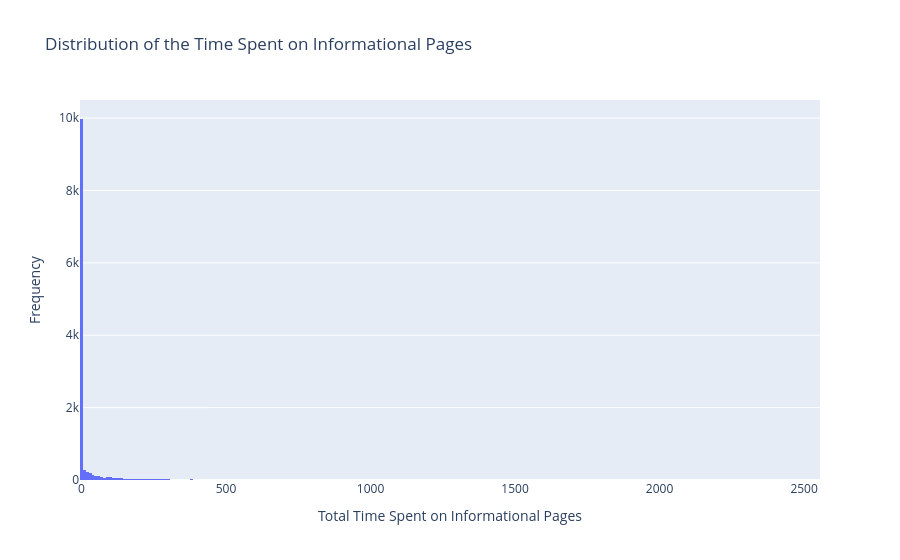

Notebook source saved alongside this figure:
### Markdown cell above
### Informational_Duration

### Code cell
fig = px.histogram(online_shoppers, x="Informational_Duration", title="Distribution of the Time Spent on Informational Pages")

fig.update_layout(
    legend_title_text = "Informational_Duration",
    yaxis_title = "Frequency",
    xaxis_title = "Total Time Spent on Informational Pages"
)

fig.show()

### Figure 1 — Plotly figure (JSON) as saved in the notebook; plotly's stock layout.template omitted (floating-point values rounded to 4 significant figures; data arrays with more than 128 entries replaced by an {"elided": "..."} marker saying what was removed)
{"data": [{"bingroup": "x", "hovertemplate": "Informational_Duration=%{x}<br>count=%{y}<extra></extra>", "legendgroup": "", "marker": {"color": "#636efa", "pattern": {"shape": ""}}, "name": "", "orientation": "v", "showlegend": false, "type": "histogram", "x": {"elided": "12330 float values"}, "xaxis": "x", "yaxis": "y"}], "layout": {"barmode": "relative", "legend": {"title": {"text": "Informational_Duration"}, "tracegroupgap": 0}, "title": {"text": "Distribution of the Time Spent on Informational Pages"}, "xaxis": {"anchor": "y", "domain": [0, 1], "title": {"text": "Total Time Spent on Informational Pages"}}, "yaxis": {"anchor": "x", "domain": [0, 1], "title": {"text": "Frequency"}}}}
